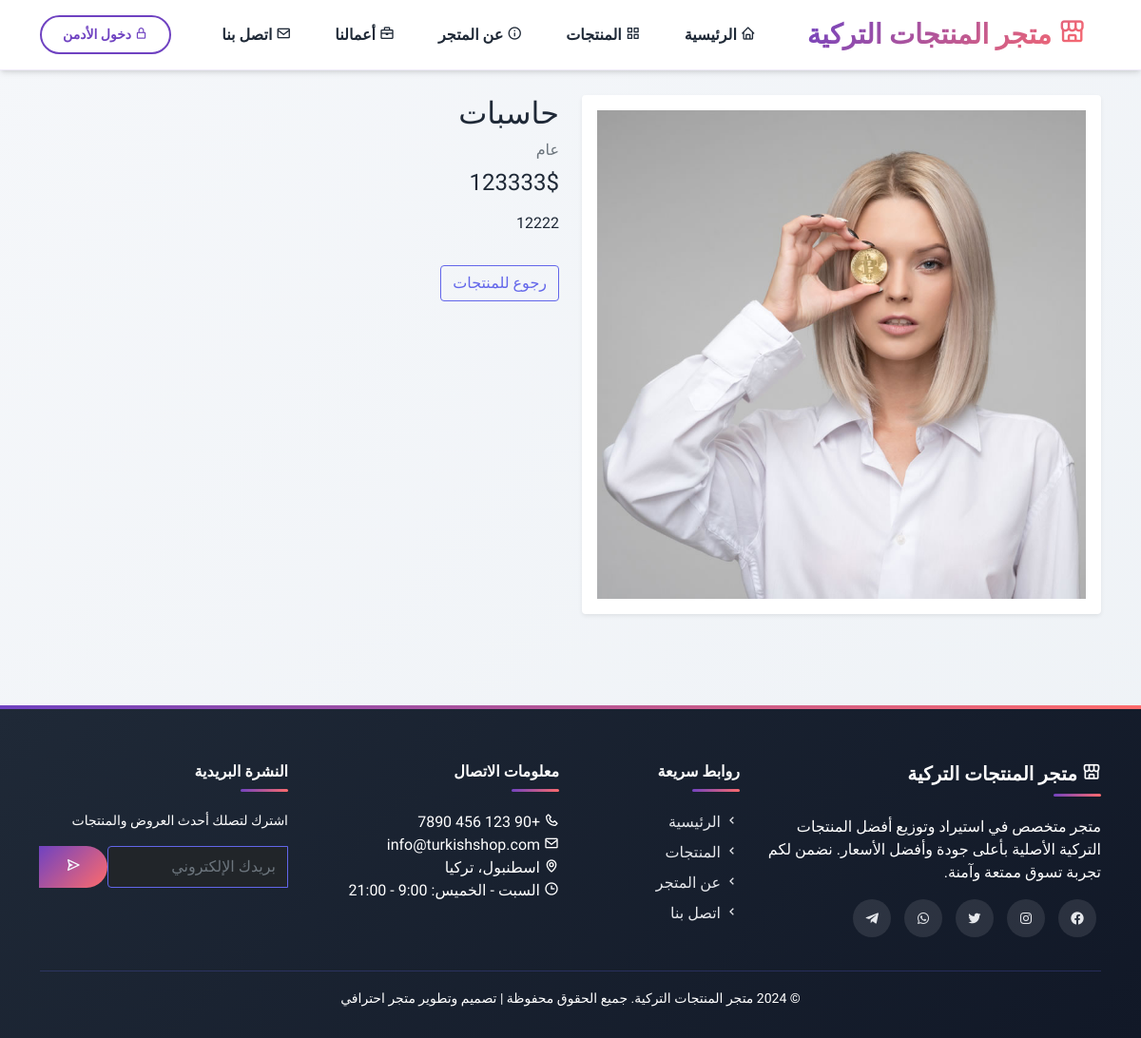
The app's page /product/2 with its own data.
### tables this page shows
CREATE TABLE products (
            id INTEGER PRIMARY KEY AUTOINCREMENT,
            name TEXT NOT NULL,
            description TEXT,
            price REAL NOT NULL,
            image TEXT
        , category TEXT DEFAULT 'عام', old_price REAL DEFAULT 0);

### app.py (the view)
@app.route("/product/<int:pid>")
def product_detail(pid):
    conn = get_db()
    cursor = conn.cursor()
    placeholder = get_placeholder()
    cursor.execute(f"SELECT * FROM products WHERE id = {placeholder}", (pid,))
    item = cursor.fetchone()
    cursor.execute(f"SELECT id, filename FROM product_images WHERE product_id = {placeholder} ORDER BY id", (pid,))
    imgs = cursor.fetchall()
    conn.close()
    if not item:
        flash("المنتج غير موجود.", "danger")
        return redirect(url_for("products"))
    main_image = item["image"] if item["image"] else (imgs[0]["filename"] if imgs else None)
    return render_template("product_detail.html", p=item, images=imgs, main_image=main_image)

### app.py (called while the page is built)
def get_db():
    try:
        if USE_POSTGRES:
            database_url = os.environ.get('DATABASE_URL')
            conn = psycopg2.connect(database_url, sslmode='require')
            conn.cursor_factory = RealDictCursor
            return conn
        else:
            conn = sqlite3.connect(DB_PATH, timeout=30, check_same_thread=False)
            conn.row_factory = lambda cursor, row: {col[0]: row[i] for i, col in enumerate(cursor.description)}
            conn.execute("PRAGMA journal_mode=WAL")
            conn.execute("PRAGMA synchronous=NORMAL")
            return conn
    except Exception as e:
        print(f"❌ خطأ في الاتصال بقاعدة البيانات: {e}")
        raise

def get_placeholder():
    return '%s' if USE_POSTGRES else '?'

### templates/product_detail.html (shortened to what this page needs)
{% extends "base.html" %}
{% block content %}
<div class="container my-4">
  {% if p %}
  <div class="row g-4">
    <div class="col-md-6">
      {% if main_image %}
      <div class="card border-0 shadow-sm rounded-4 mb-3">
        <div class="ratio ratio-1x1">
          <img src="{{ url_for('uploaded_file', filename=main_image) }}" alt="{{ p.name }}" class="main-img object-fit-contain p-3 rounded-4" style="width:100%;height:100%;cursor:zoom-in;">
        </div>
      </div>
      {% else %}
      <div class="text-muted text-center py-5">لا توجد صورة</div>
      {% endif %}
    </div>
    <div class="col-md-6">
      <h2 class="mb-2">{{ p.name }}</h2>
      <div class="mb-2 text-muted">{{ p.category or '—' }}</div>
      <div class="h4">{{ '%.0f'|format(p.price) }}$</div>
      {% if p.description %}<p class="mt-3">{{ p.description }}</p>{% endif %}
      <a class="btn btn-outline-secondary mt-3" href="{{ url_for('products') }}">رجوع للمنتجات</a>
    </div>
  </div>
  {% else %}
    <div class="alert alert-danger">المنتج غير موجود.</div>
  {% endif %}
</div>
{% endblock %}

### static/assets/css/templatemo.css (style rules this page uses)
html { font-family: 'Open Sans', sans-serif; }
p, a { font-weight: 400; }

### templates/base.html (style rules this page uses)
:root { --primary-color: #6f42c1; --primary-dark: #5a32a3; --primary-light: #8b5cf6; --secondary-color: #ff6b6b; --secondary-dark: #ff5252; --success-color: #10b981; --danger-color: #ef4444; --warning-color: #f59e0b; --dark-color: #1f2937; --light-color: #f9fafb; --gray-color: #6b7280; --transition: all 0.4s cubic-bezier(0.4, 0, 0.2, 1); --shadow-sm: 0 1px 2px 0 rgba(0, 0, 0, 0.05); --shadow-md: 0 4px 6px -1px rgba(0, 0, 0, 0.1), 0 2px 4px -1px rgba(0, 0, 0, 0.06); --shadow-lg: 0 10px 15px -3px rgba(0, 0, 0, 0.1), 0 4px 6px -2px rgba(0, 0, 0, 0.05); --shadow-xl: 0 20px 25px -5px rgba(0, 0, 0, 0.1), 0 10px 10px -5px rgba(0, 0, 0, 0.04); --shadow-hover: 0 25px 35px -12px rgba(111, 66, 193, 0.3); }
* { margin: 0; padding: 0; box-sizing: border-box; }
body { font-family: 'Cairo', 'Tahoma', sans-serif; background: linear-gradient(135deg, #f5f7fa 0%, #eef2f6 100%); padding-top: 76px; min-height: 100vh; color: var(--dark-color); }

### records on screen
products: image (picture), name "حاسبات", category "عام", price "123333", description "12222"
